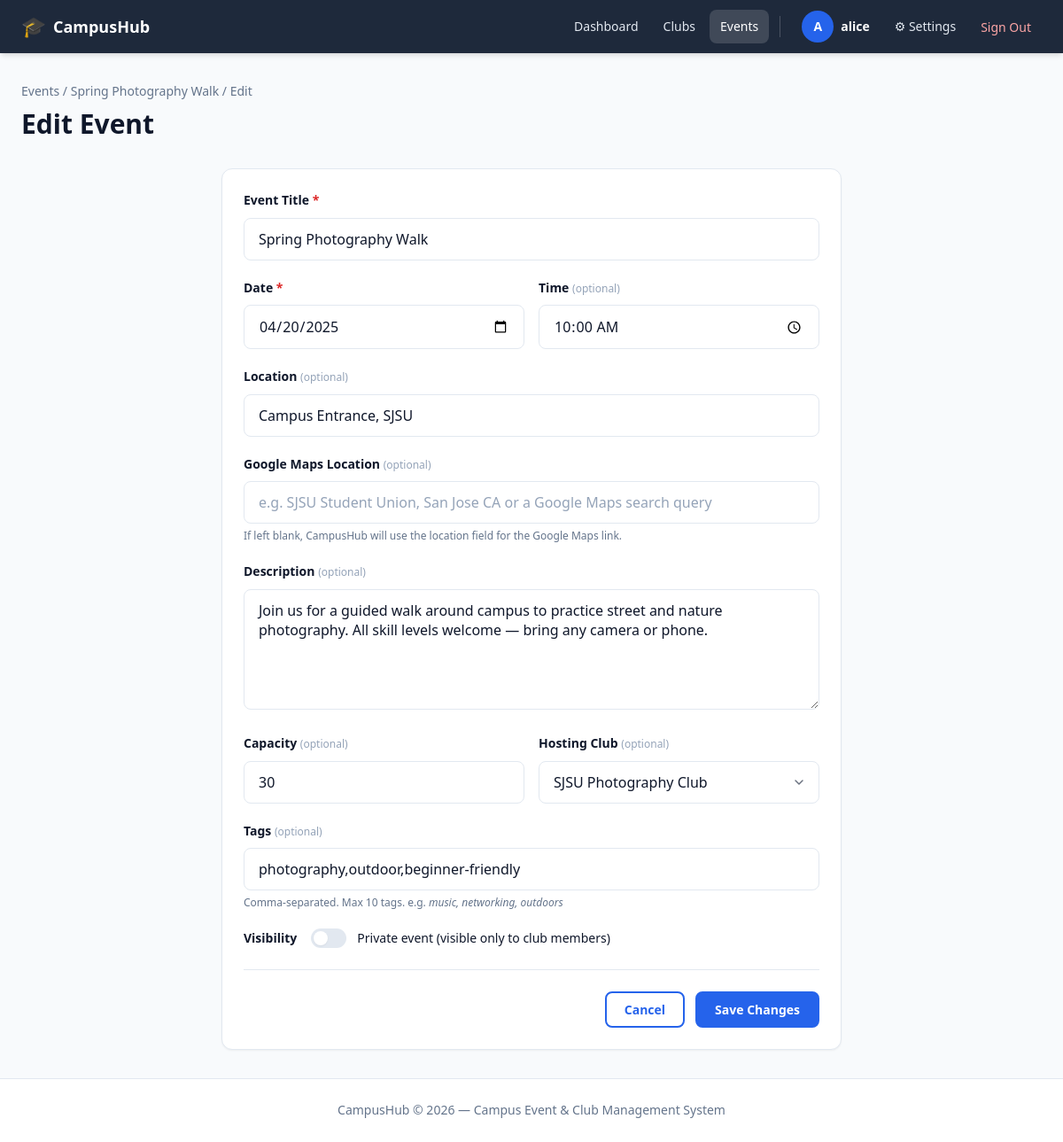
The page /events/1/edit (signed in) on the database its author committed.
### app/models/user.py (models this page shows, shortened)
class User(Base):
    __tablename__ = "users"
    id: Mapped[int] = mapped_column(Integer, primary_key=True, index=True)
    username: Mapped[str] = mapped_column(String(50), unique=True, nullable=False, index=True)
    email: Mapped[str] = mapped_column(String(255), unique=True, nullable=False, index=True)
    phone_number: Mapped[str | None] = mapped_column(String(20), nullable=True)
    profile_photo_path: Mapped[str | None] = mapped_column(String(500), nullable=True)
    hashed_password: Mapped[str] = mapped_column(String(255), nullable=False)
    is_active: Mapped[bool] = mapped_column(Boolean, default=True, nullable=False)
    is_admin: Mapped[bool] = mapped_column(Boolean, default=False, nullable=False)
    created_at: Mapped[datetime] = mapped_column(DateTime, server_default=func.now(), nullable=False)
    updated_at: Mapped[datetime] = mapped_column(
        DateTime, server_default=func.now(), onupdate=func.now(), nullable=False
    )
    settings: Mapped["UserSettings"] = relationship(
        "UserSettings", back_populates="user", uselist=False, cascade="all, delete-orphan"
    )
    club_memberships: Mapped[list["ClubMembership"]] = relationship(  # type: ignore[name-defined]
        "ClubMembership", back_populates="user", cascade="all, delete-orphan"
    )
    created_clubs: Mapped[list["Club"]] = relationship(  # type: ignore[name-defined]
        "Club", back_populates="creator", foreign_keys="Club.created_by"
    )
    created_events: Mapped[list["Event"]] = relationship(  # type: ignore[name-defined]
        "Event", back_populates="creator"
    )
    event_attendances: Mapped[list["EventAttendee"]] = relationship(  # type: ignore[name-defined]
        "EventAttendee", back_populates="user", cascade="all, delete-orphan"
    )

### app/models/event.py (models this page shows, shortened)
class Event(Base):
    __tablename__ = "events"
    id: Mapped[int] = mapped_column(Integer, primary_key=True, index=True)
    title: Mapped[str] = mapped_column(String(200), nullable=False)
    description: Mapped[str | None] = mapped_column(String(5000), nullable=True)
    location: Mapped[str | None] = mapped_column(String(300), nullable=True)
    map_query: Mapped[str | None] = mapped_column(String(500), nullable=True)
    event_date: Mapped[date] = mapped_column(Date, nullable=False)
    event_time: Mapped[time | None] = mapped_column(Time, nullable=True)
    capacity: Mapped[int | None] = mapped_column(Integer, nullable=True)
    is_private: Mapped[bool] = mapped_column(Boolean, default=False, nullable=False)
    created_by: Mapped[int] = mapped_column(
        Integer, ForeignKey("users.id", ondelete="SET NULL"), nullable=True
    )
    club_id: Mapped[int | None] = mapped_column(
        Integer, ForeignKey("clubs.id", ondelete="SET NULL"), nullable=True
    )
    created_at: Mapped[datetime] = mapped_column(DateTime, server_default=func.now(), nullable=False)
    updated_at: Mapped[datetime] = mapped_column(
        DateTime, server_default=func.now(), onupdate=func.now(), nullable=False
    )
    creator: Mapped["User"] = relationship(  # type: ignore[name-defined]
        "User", back_populates="created_events"
    )
    club: Mapped["Club | None"] = relationship(  # type: ignore[name-defined]
        "Club", back_populates="events"
    )
    attendees: Mapped[list["EventAttendee"]] = relationship(
        "EventAttendee", back_populates="event", cascade="all, delete-orphan"
    )
    tags: Mapped[list["Tag"]] = relationship(
        "Tag", secondary=event_tags, back_populates="events"
    )

### app/routers/events.py (the view)
@router.get("/{event_id}/edit", response_class=HTMLResponse)
async def edit_event_get(
    event_id: int,
    request: Request,
    db: Session = Depends(get_db),
    current_user: User = Depends(get_current_user),
):
    event = event_service.get_event_by_id(db, event_id)
    if not event:
        return RedirectResponse(url="/events", status_code=302)
    if not event_service.can_edit_event(current_user, event):
        _flash(request, "You don't have permission to edit this event.", "error")
        return RedirectResponse(url=f"/events/{event_id}", status_code=302)
    from app.services.club_service import get_user_clubs
    user_clubs = get_user_clubs(db, current_user.id)
    existing_tags = ",".join(t.name for t in event.tags)
    return templates.TemplateResponse(
        request,
        "events/create.html",
        {
            "current_user": current_user,
            "user_clubs": user_clubs,
            "edit_mode": True,
            "event": event,
            "form": {
                "title": event.title,
                "description": event.description or "",
                "location": event.location or "",
                "map_query": event.map_query or "",
                "event_date": str(event.event_date),
                "event_time": str(event.event_time) if event.event_time else "",
                "capacity": str(event.capacity) if event.capacity else "",
                "tags": existing_tags,
                "club_id": str(event.club_id) if event.club_id else "",
                "is_private": event.is_private,
            },
        },
    )

### app/templates/events/create.html (shortened to what this page needs)
{% extends "base.html" %}
{% block content %}
<div class="page-header">
    <div>
        <div class="breadcrumb">
            <a href="/events" class="link">Events</a>
            {% if edit_mode %} / <a href="/events/{{ event.id }}" class="link">{{ event.title }}</a>{% endif %}
            / {{ 'Edit' if edit_mode else 'Create' }}
        </div>
        <h1 class="page-title">{{ 'Edit Event' if edit_mode else 'Create a New Event' }}</h1>
    </div>
</div>
<div class="form-container">
    <div class="card">
        <div class="card-body">
            <form action="{{ '/events/' + event.id|string + '/edit' if edit_mode else '/events/create' }}"
                  method="post" class="form" novalidate>
                <div class="form-group">
                    <label for="title" class="form-label">Event Title <span class="required">*</span></label>
                    <input type="text" id="title" name="title" class="form-input"
                           value="{{ form.title if form else '' }}"
                           placeholder="e.g. Spring Networking Night"
                           required maxlength="200" autofocus />
                </div>
                <div class="form-row">
                    <div class="form-group">
                        <label for="event_date" class="form-label">Date <span class="required">*</span></label>
                        <input type="date" id="event_date" name="event_date" class="form-input"
                               value="{{ form.event_date if form else '' }}" required />
                    </div>
                    <div class="form-group">
                        <label for="event_time" class="form-label">Time <span class="optional">(optional)</span></label>
                        <input type="time" id="event_time" name="event_time" class="form-input"
                               value="{{ form.event_time if form else '' }}" />
                    </div>
                </div>
                <div class="form-group">
                    <label for="location" class="form-label">Location <span class="optional">(optional)</span></label>
                    <input type="text" id="location" name="location" class="form-input"
                           value="{{ form.location if form else '' }}"
                           placeholder="e.g. Student Union Room 204, or Zoom link" />
                </div>
                <div class="form-group">
                    <label for="map_query" class="form-label">Google Maps Location <span class="optional">(optional)</span></label>
                    <input type="text" id="map_query" name="map_query" class="form-input"
                           value="{{ form.map_query if form else '' }}"
                           placeholder="e.g. SJSU Student Union, San Jose CA or a Google Maps search query" />
                    <span class="form-hint">If left blank, CampusHub will use the location field for the Google Maps link.</span>
                </div>
                <div class="form-group">
                    <label for="description" class="form-label">Description <span class="optional">(optional)</span></label>
                    <textarea id="description" name="description" class="form-input form-textarea"
                              placeholder="What will happen at this event? Who should come?"
                              rows="5" maxlength="5000">{{ form.description if form else '' }}</textarea>
                </div>
                <div class="form-row">
                    <div class="form-group">
                        <label for="capacity" class="form-label">Capacity <span class="optional">(optional)</span></label>
                        <input type="number" id="capacity" name="capacity" class="form-input"
                               value="{{ form.capacity if form else '' }}"
                               min="1" max="10000" placeholder="Leave blank for unlimited" />
                    </div>
                    <div class="form-group">
                        <label for="club_id" class="form-label">Hosting Club <span class="optional">(optional)</span></label>
                        <select id="club_id" name="club_id" class="form-input form-select">
                            {% for club in user_clubs %}
                            <option value="{{ club.id }}"
                                {{ 'selected' if form and form.club_id == club.id|string else '' }}>
                                {{ club.name }}
                            </option>
                            {% endfor %}
                        </select>
                    </div>
                </div>
                <div class="form-group">
                    <label for="tags" class="form-label">Tags <span class="optional">(optional)</span></label>
                    <input type="text" id="tags" name="tags" class="form-input"
                           value="{{ form.tags if form else '' }}"
                           placeholder="music, networking, car show  (comma-separated)" />
                    <span class="form-hint">Comma-separated. Max 10 tags. e.g. <em>music, networking, outdoors</em></span>
                </div>
                <div class="form-group form-group-inline">
                    <label class="form-label">Visibility</label>
                    <label class="toggle-label">
                        <span class="toggle-slider"></span>
                        <span class="toggle-text">Private event (visible only to club members)</span>
                    </label>
                </div>
                <div class="form-actions">
                    <a href="{{ '/events/' + event.id|string if edit_mode else '/events' }}" class="btn btn-outline">Cancel</a>
                    <button type="submit" class="btn btn-primary">
                        {{ 'Save Changes' if edit_mode else 'Create Event' }}
                    </button>
                </div>
            </form>
        </div>
    </div>
</div>
{% endblock %}

### app/templates/base.html (shortened to what this page needs)
<!DOCTYPE html>
<html lang="{{ current_user.settings.language if current_user and current_user.settings else 'en' }}"
      data-theme="{{ current_user.settings.theme if current_user and current_user.settings else 'light' }}"
      data-text-size="{{ current_user.settings.text_size if current_user and current_user.settings else 'medium' }}">
<head>
    <link rel="stylesheet" href="/static/css/style.css" />
</head>
<body>
<nav class="navbar">
    <div class="navbar-brand">
        <a href="/" class="brand-link">
            <span class="brand-icon">🎓</span>
            <span class="brand-name">CampusHub</span>
        </a>
    </div>
    {% if current_user %}
    <div class="navbar-menu" id="navMenu">
        <a href="/" class="nav-link {% if request.url.path == '/' %}active{% endif %}">Dashboard</a>
        <a href="/clubs" class="nav-link {% if request.url.path.startswith('/clubs') %}active{% endif %}">Clubs</a>
        <a href="/events" class="nav-link {% if request.url.path.startswith('/events') %}active{% endif %}">Events</a>
        <div class="nav-user">
            {% if current_user.profile_photo_url %}
            <img src="{{ current_user.profile_photo_url }}" alt="{{ current_user.username }} profile photo" class="nav-avatar" />
            {% else %}
            <span class="member-avatar nav-avatar-fallback">{{ current_user.username[0].upper() }}</span>
            {% endif %}
            <span class="nav-username">{{ current_user.username }}</span>
        </div>
        <a href="/settings" class="nav-link {% if request.url.path.startswith('/settings') %}active{% endif %}">⚙ Settings</a>
        <form action="/auth/logout" method="post" class="nav-logout-form">
            <button type="submit" class="nav-link btn-logout">Sign Out</button>
        </form>
    </div>
    {% else %}
    <div class="navbar-menu">
        <a href="/auth/login" class="nav-link">Log In</a>
        <a href="/auth/register" class="btn btn-primary">Sign Up</a>
    </div>
    {% endif %}
</nav>
{% set flash = request.session.pop("flash", None) if request.session else None %}
<main class="main-content">
    {% block content %}{% endblock %}
</main>
<footer class="footer">
    <p>CampusHub &copy; 2026 &mdash; Campus Event &amp; Club Management System</p>
</footer>
</body>
</html>

### rows shown on the page
User: username "A", username "alice"
Event: title "Spring Photography Walk", location "Campus Entrance, SJSU", description "Join us for a guided walk around campus to practice street and nature photography. All skill levels welcome — bring any camera or phone."

### other values the page prints
{{ 'Edit' if edit_mode else 'Create' }} "Edit"
{{ 'Edit Event' if edit_mode else 'Create a New Event' }} "Edit Event"
{{ 'Save Changes' if edit_mode else 'Create Event' }} "Save Changes"
form field club_id "SJSU Photography Club"
